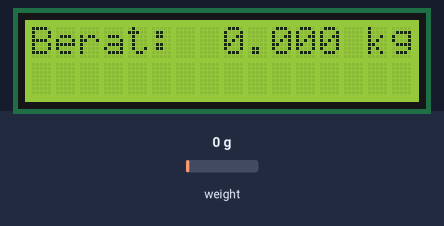
Simulated run of this sketch. Board: Arduino Uno, built with avr-gcc and run on an emulated ATmega328P. Shown: 16×2 character LCD. The inputs (shaded band) are chosen by the test bench; at power-on: weight on the scale 0 g.

Above: at 2.3 s.
2.4 s: weight on the scale set to 100 g
At 2.9 s:
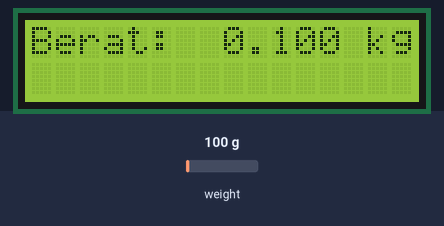
3.9 s: weight on the scale set to 1250 g
At 5.2 s:
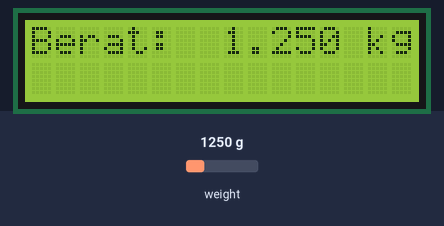
5.8 s: weight on the scale set to 2500 g
At 7.5 s:
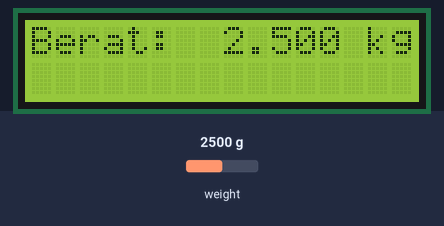
Timing chart, 0 to 9.0 s (numbered marks = the images above; inputs shaded):
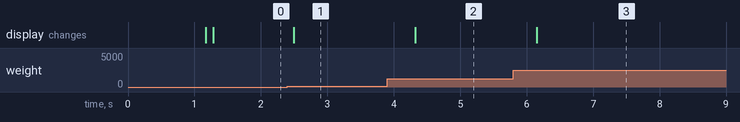

Measured:
- after the input at 2.4 s, the display: changes after 0.10 s (image 1)
- after the input at 3.9 s, the display: changes after 0.42 s (image 2)
- after the input at 5.8 s, the display: changes after 0.35 s (image 3)

The sketch:

kodetimbangan.ino
```cpp
#include <Wire.h>  //Include Library Wire untuk I2C
#include <LiquidCrystal_I2C.h>  //Include Library LiquidCrystal_I2C untuk LCD
#include <HX711.h> //Include Library HX711 Bogdan Necula

HX711 timbangan; //deklarasikan instance dari class HX711, bernama 'timbangan'.
const float kalibrasi = 1200.0; //atur sesuai kebutuhan.

LiquidCrystal_I2C lcd(0x27, 16, 2);  //Inisialisasikan modul LCD dengan I2C address and besar LCD, yakni 16x2

void setup() { //setup board Arduino
  lcd.init();
  lcd.backlight();

   //inisialisasikan timbangan dengan HX711
  timbangan.begin(2, 3);  //Koneksikan DT ke pin 2, dan SCK ke pin 3
  timbangan.set_scale(kalibrasi); //set faktor kalibrasi dari timbangan
  timbangan.tare();  //kosongkan timbangan kembali ke 0;

  // tambah delay 100 milidetik agar sensor bisa stabil dahulu
  delay(100);

  lcd.setCursor(0, 0); //set cursor LCD ke pojok kiri atas
  lcd.print("Berat: "); //print "Weight: " pada LCD
}

void loop() { //loop yang terus berjalan ketika arduino digunakan

  float berat_gram = timbangan.get_units(); //baca berat dari sensor, berupa gram

  if (berat_gram < 0) {
    berat_gram = 0;   //pastikan berat tidak muncul negatif
  }

  float berat_kg = berat_gram / 1000; //konversikan berat dari gram ke kilogram

  lcd.setCursor(8, 0); //output hasil nilai berat ke LCD
  lcd.print(berat_kg, 3); //tampilkan sebagai desimal dua digit
  lcd.print(" kg");

  delay(500);  //Tunggu sekitar 0.5 detik sebelum melakukan pengukuran berikutnya
}
```
